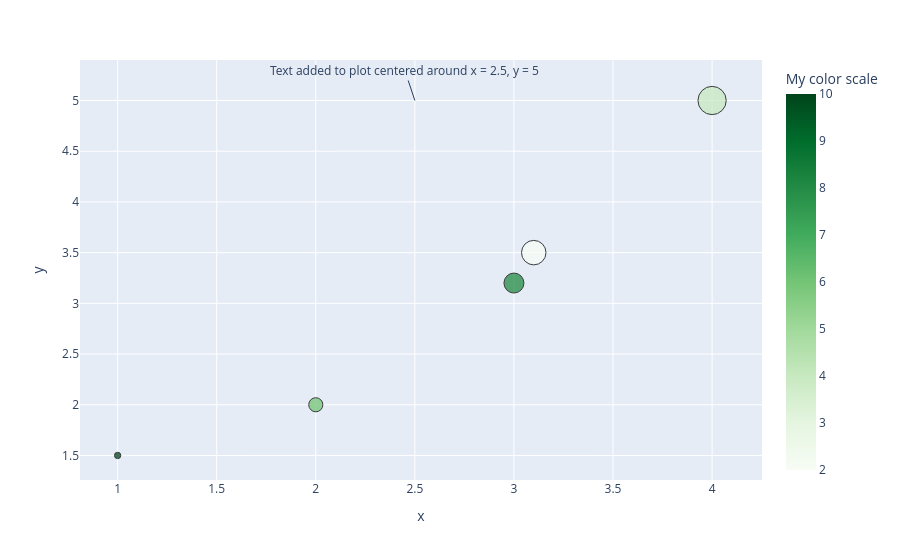

The notebook cell this image was saved under:
### Code cell
x = [1, 2, 3, 3.1, 4]
y = [1.5, 2, 3.2, 3.5, 5]
mycolors = [10, 6, 8, 2, 4]
mysizes = [10, 50, 100, 150, 200]

fig = px.scatter(
    x=x,
    y=y,
    size=mysizes,
    color=mycolors,
    color_continuous_scale='Greens',
    opacity=0.75,
    labels={'color': 'My color scale'}
)
fig.add_annotation(text= 'Text added to plot centered around x = 2.5, y = 5', x= 2.5, y= 5)
fig.update_traces(marker=dict(line=dict(color='black', width=1)))

fig.show()

### Figure 1 — Plotly figure (JSON) as saved in the notebook; plotly's stock layout.template omitted (floating-point values rounded to 4 significant figures)
{"data": [{"hovertemplate": "x=%{x}<br>y=%{y}<br>size=%{marker.size}<br>My color scale=%{marker.color}<extra></extra>", "legendgroup": "", "marker": {"color": [10, 6, 8, 2, 4], "coloraxis": "coloraxis", "line": {"color": "black", "width": 1}, "opacity": 0.75, "size": [10, 50, 100, 150, 200], "sizemode": "area", "sizeref": 0.5, "symbol": "circle"}, "mode": "markers", "name": "", "orientation": "v", "showlegend": false, "type": "scatter", "x": [1, 2, 3, 3.1, 4], "xaxis": "x", "y": [1.5, 2, 3.2, 3.5, 5], "yaxis": "y"}], "layout": {"annotations": [{"text": "Text added to plot centered around x = 2.5, y = 5", "x": 2.5, "y": 5}], "coloraxis": {"colorbar": {"title": {"text": "My color scale"}}, "colorscale": [[0, "rgb(247,252,245)"], [0.125, "rgb(229,245,224)"], [0.25, "rgb(199,233,192)"], [0.375, "rgb(161,217,155)"], [0.5, "rgb(116,196,118)"], [0.625, "rgb(65,171,93)"], [0.75, "rgb(35,139,69)"], [0.875, "rgb(0,109,44)"], [1, "rgb(0,68,27)"]]}, "legend": {"itemsizing": "constant", "tracegroupgap": 0}, "margin": {"t": 60}, "xaxis": {"anchor": "y", "domain": [0, 1], "title": {"text": "x"}}, "yaxis": {"anchor": "x", "domain": [0, 1], "title": {"text": "y"}}}}
